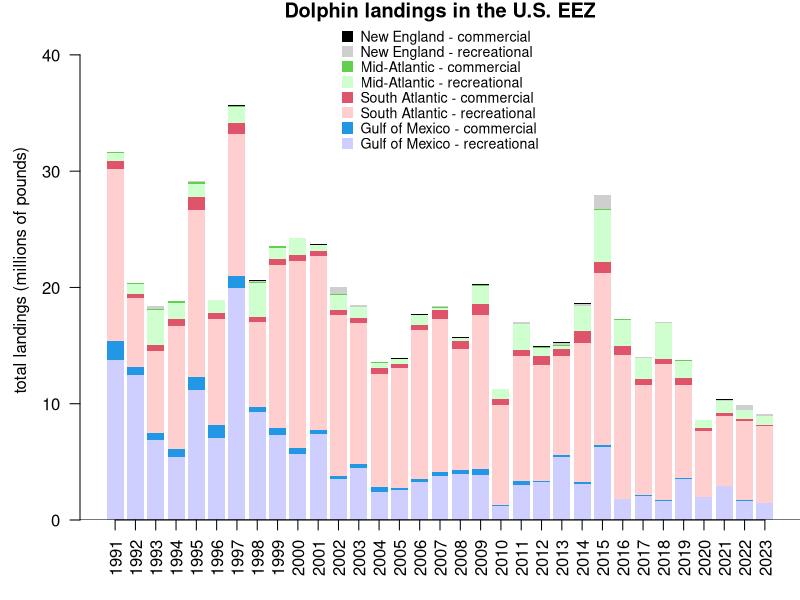
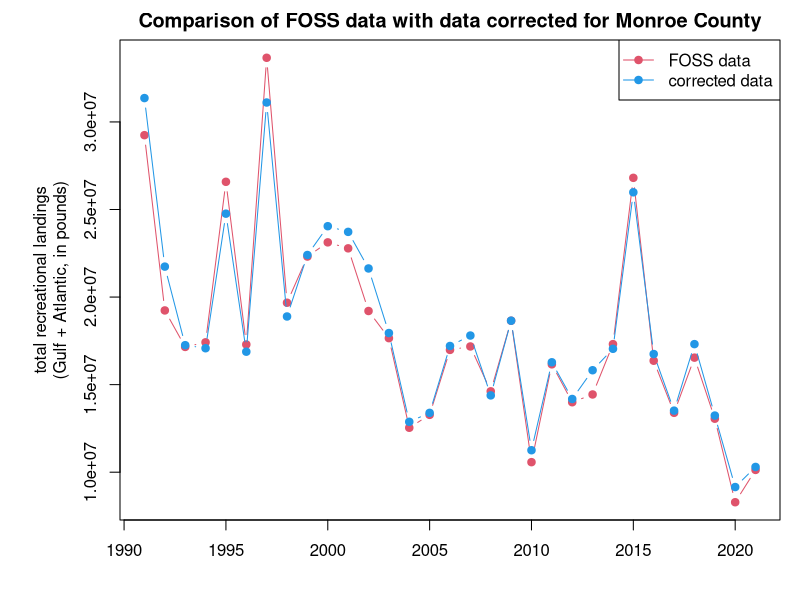
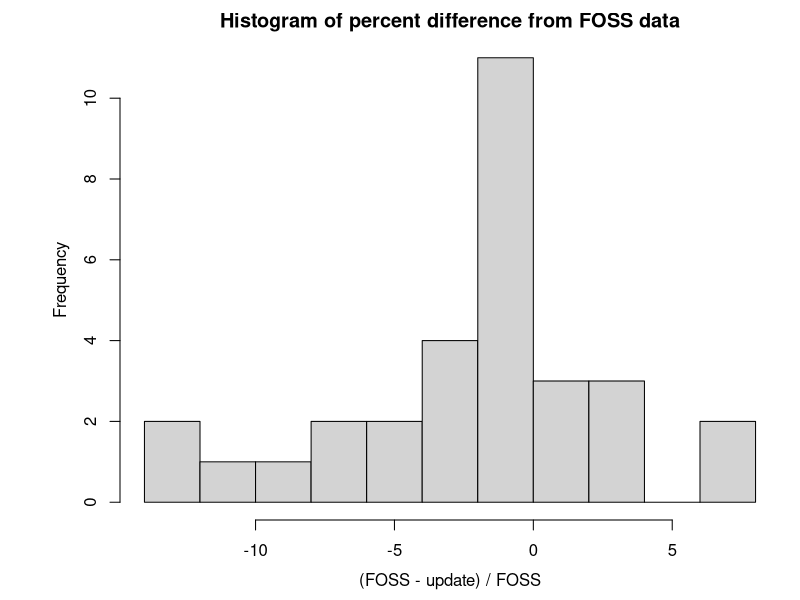
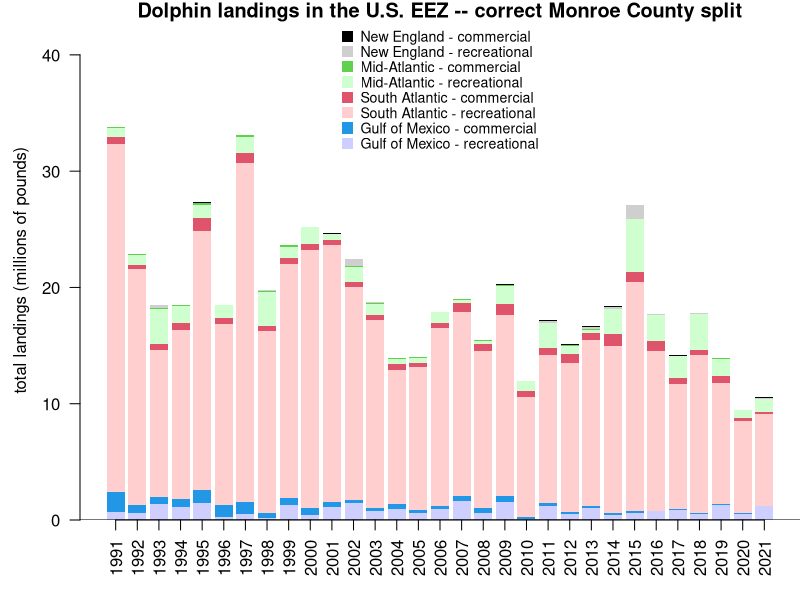
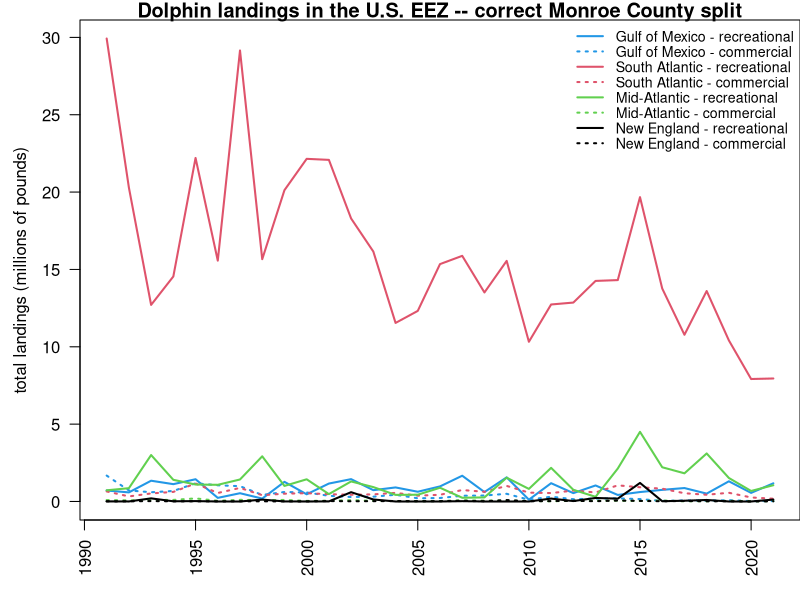

Reproduce these figures in R, in order.
## ---- chunk 1
#| warning: false
#| echo: true

# clear workspace
rm(list = ls())

# read in data file
d <- read.table("data/FOSS_landings.csv", header = T, sep = ",", skip = 1)
head(d)

# take commas out of file --------------------------
d$Pounds <- as.numeric(gsub(",", "", d$Pounds))
d$Dollars <- as.numeric(gsub(",", "", d$Dollars))
d$Metric.Tons <- as.numeric(gsub(",", "", d$Metric.Tons))
head(d)
## ---- chunk 2
#| echo: true

# compile by year for sectors and regions ---------------
d$Collection <- factor(d$Collection, levels = c("Recreational", "Commercial")) 
tab <- tapply(d$Pounds, list(d$Year, d$Collection, d$Region.Name), sum, na.rm = T)
tab[is.na(tab)] <- 0
#head(tab)

dat <- data.frame(cbind(tab[, , "Gulf"], tab[, , "South Atlantic"], 
                        tab[, , "Middle Atlantic"], tab[, , "New England"]))
names(dat) <- c("rec_Gulf", "com_Gulf", "rec_SA", "com_SA", "rec_MA", "com_MA", "rec_NE", "com_NE")
dat
## ---- chunk 3
#| echo: true

# select years ---------------------
dat <- dat[which(rownames(dat) > 1990), ]

# define colors and plot -------------------
cols <- c("#0000FF30", 4, "#FF000030", 2, "#00FF0030", 3, "#00000030", 1)

par(mar = c(4, 4, 1, 0), mgp = c(2.5, 1, 0))
yrs <- as.numeric(rownames(dat))

b <- barplot(t(dat)/10^6, names.arg = yrs, col = cols, ylim = c(0, 43), 
             border = NA, las = 2, ylab = "total landings (millions of pounds)", 
             main = "Dolphin landings in the U.S. EEZ")
legend("top", c("New England - commercial", "New England - recreational", 
                "Mid-Atlantic - commercial", "Mid-Atlantic - recreational", 
                 "South Atlantic - commercial", "South Atlantic - recreational",
                 "Gulf of Mexico - commercial", "Gulf of Mexico - recreational"),
    col = cols[8:1], pch = 15, pt.cex = 1.5, bty = "n", y.intersp = 0.9, cex = 0.85)
axis(1, at = b, lab = rep("", length(b)), pos = 0)
abline(h=0)

## ---- chunk 4
#| echo: true

ml <- read.table("data/RecreationalDolphinLandings_SAandGOM_MLarkin.csv", header = T, sep = ",", skip = 6)
ml <- ml[which(ml$Year > 1990), ]

# select same years for FOSS data set 
dat <- dat[which(yrs <= max(ml$Year)), ]

# check that years match
summary(rownames(dat) == ml$Year)
yrs <- as.numeric(rownames(dat))

# check that totals match
old <- dat$rec_Gulf + dat$rec_SA + dat$rec_MA + dat$rec_NE
new <- ml$GOM + ml$ATL

# plot totals 
par(mar = c(4, 6, 2, 1), mgp = c(2.5, 1, 0))
matplot(yrs, cbind(old, new), xlab = "", lty = 1, col = c(2, 4), type = "b", pch = 19, 
        ylab = "total recreational landings\n(Gulf + Atlantic, in pounds)",
        main = "Comparison of FOSS data with data corrected for Monroe County")
legend("topright", c("FOSS data", "corrected data"), col = c(2, 4), pch = 19, lty = 1)

# average % difference between FOSS and updated data
mean((old - new)/old*100)
# min and max % difference between FOSS and updated data
range((old - new)/old*100)
hist((old - new)/old*100, main = "Histogram of percent difference from FOSS data", breaks = 10, 
     xlab = "(FOSS - update) / FOSS")

# replace FOSS data with update data
datnew <- dat
datnew$rec_Gulf <- ml$GOM
datnew$rec_SA <- ml$ATL - (datnew$rec_MA + datnew$rec_NE)

# old data set
tail(dat)
# updated data set
tail(datnew)
## ---- chunk 5
par(mar = c(4, 4, 1, 0), mgp = c(2.5, 1, 0))
b <- barplot(t(datnew)/10^6, names.arg = yrs, col = cols, ylim = c(0, 43), 
             border = NA, las = 2, ylab = "total landings (millions of pounds)", xlab = "",
             main = "Dolphin landings in the U.S. EEZ -- correct Monroe County split")
legend("top", c("New England - commercial", "New England - recreational", 
                "Mid-Atlantic - commercial", "Mid-Atlantic - recreational", 
                 "South Atlantic - commercial", "South Atlantic - recreational",
                 "Gulf of Mexico - commercial", "Gulf of Mexico - recreational"),
    col = cols[8:1], pch = 15, pt.cex = 1.5, bty = "n", y.intersp = 0.9, cex = 0.85)
axis(1, at = b, lab = rep("", length(b)), pos = 0)
abline(h=0)

matplot(yrs, datnew/10^6, col = c(4, 4, 2, 2, 3, 3, 1, 1), lty = c(1, 3, 1, 3, 1, 3, 1, 3), type = "l",
             las = 2, xlab = "", ylab = "total landings (millions of pounds)", lwd = 2, 
             main = "Dolphin landings in the U.S. EEZ -- correct Monroe County split")
legend("topright", c("Gulf of Mexico - recreational", "Gulf of Mexico - commercial", 
                     "South Atlantic - recreational", "South Atlantic - commercial",
                     "Mid-Atlantic - recreational", "Mid-Atlantic - commercial", 
                     "New England - recreational", "New England - commercial"),
        col = c(4, 4, 2, 2, 3, 3, 1, 1), lty = c(1, 3, 1, 3, 1, 3, 1, 3), lwd = 2,
        bty = "n", y.intersp = 0.9, cex = 0.85)

UScatch <- rowSums(datnew, na.rm = T)
write.csv(data.frame(UScatch), file = "data/total_mainUS_catches.csv", row.names = T)

## ---- chunk 6
#| echo: false
